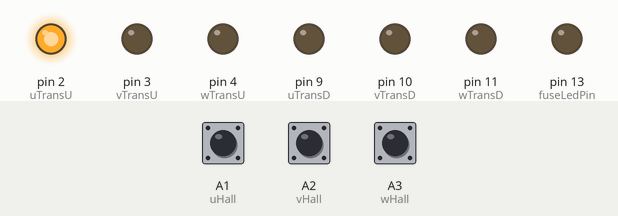
Simulated run of this sketch. Board: Arduino Uno, built with avr-gcc and run on an emulated ATmega328P. On the bench: output pins drawn as LEDs (lit = HIGH). The test bench sets the inputs (shaded band); at power-on: A1 (uHall) HIGH, A3 (wHall) HIGH, A2 (vHall) HIGH.

Above: at 1.2 s.
1.3 s: A1 (uHall) pulled LOW for 0.15 s
At 1.7 s:
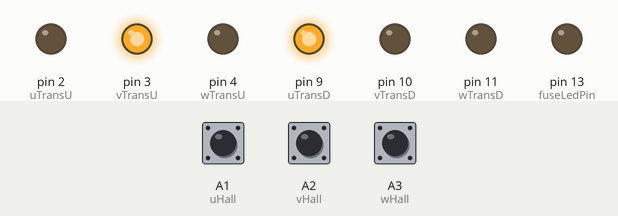
4.3 s: A3 (wHall) pulled LOW for 3.2 s
At 6.6 s:
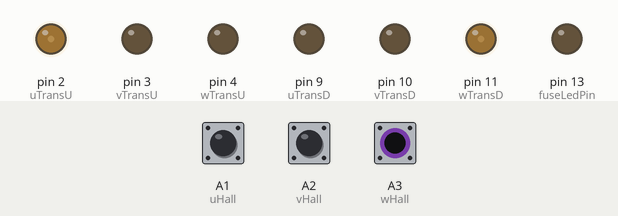
9.8 s: A2 (vHall) pulled LOW for 0.15 s
At 10.6 s:
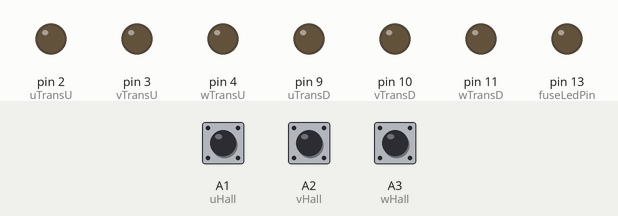
12.8 s: A1 (uHall) pulled LOW for 1 s
At 13.7 s:
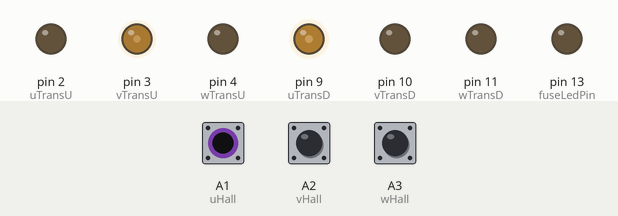
15.8 s: A2 (vHall) pulled LOW for 1 s
At 16.7 s:
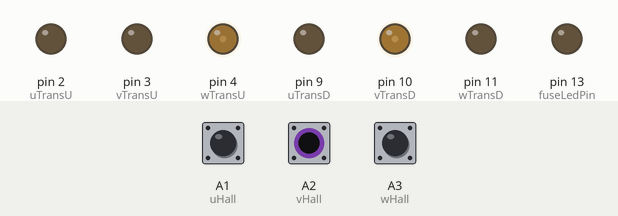
18.8 s: A1 (uHall) pulled LOW for 3.2 s
At 22.6 s:
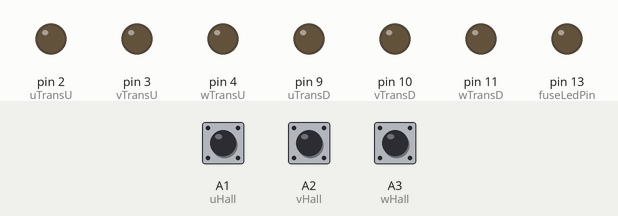
Timing chart, 0 to 24.1 s (numbered marks = the images above; inputs shaded):
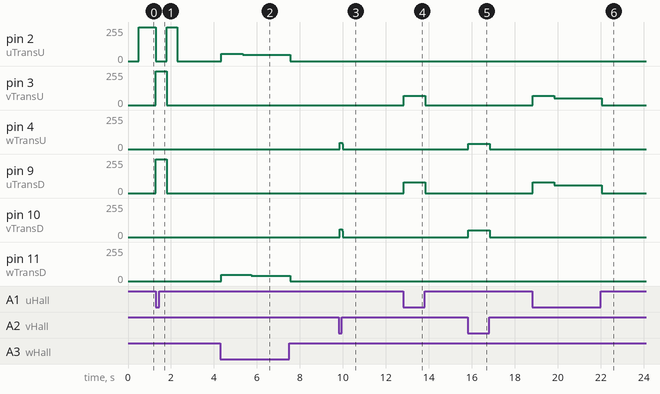

The sketch:

esc.ino
```cpp
#include "Transistor.h"

int fuseLedPin = 13;
//Faza U
int uTransU = 2;
int uTransD = 9;

Transistor aTrans = Transistor(uTransU, uTransD);

int uHall = A1;
//Faza V
int vTransU = 3;
int vTransD = 10;

Transistor bTrans = Transistor(vTransU, vTransD);

int vHall = A2;
//Faza W
int wTransU = 4;
int wTransD = 11;

Transistor cTrans = Transistor(wTransU, wTransD);

int wHall = A3;

void setup()
{
  pinMode(fuseLedPin, OUTPUT);

  pinMode(uTransU, OUTPUT);
  pinMode(uTransD, OUTPUT);

  pinMode(uHall, INPUT_PULLUP);

  pinMode(vTransU, OUTPUT);
  pinMode(vTransD, OUTPUT);

  pinMode(vHall, INPUT_PULLUP);

  pinMode(wTransU, OUTPUT);
  pinMode(wTransD, OUTPUT);

  pinMode(wHall, INPUT_PULLUP);

  TCCR1B = TCCR1B & 0b11111000 | 0x02;
  TCCR2B = TCCR2B & 0b11111000 | 0x02;

  transTurnOffAll();

  Serial.begin(9600);
}

int readHall()
{
  int u = digitalRead(uHall);
  int v = digitalRead(vHall);
  int w = digitalRead(wHall);

  char os[] = "000";
  if (u)
    os[2] = '1';
  if (v)
    os[1] = '1';
  if (w)
    os[0] = '1';
  return strtol(os, (char **)NULL, 2);
}

int lastStep = 0;
unsigned long lastStepTime = millis();

void stepCompare(int s)
{
  if (s != lastStep)
  {
    lastStep = s;
    lastStepTime = millis();
  }
}

void stepTimeCheck(){
  if (lastStepTime + 500 < millis())
  {
    aTrans.setHigh();
    bTrans.turnOff();
    cTrans.turnOff();
    lastStepTime = millis();
  }
}

int outStep = 0;
void loop()
{
  outStep = readHall();

  switch (outStep)
  {
  case 5: // 1
    aTrans.turnOff();
    bTrans.setLow();
    cTrans.setHigh();
    stepCompare(outStep);
    break;
  case 1: // 2
    aTrans.setHigh();
    bTrans.setLow();
    cTrans.turnOff();
    stepCompare(outStep);
    break;
  case 3: // 3
    aTrans.setHigh();
    bTrans.turnOff();
    cTrans.setLow();
    stepCompare(outStep);
    break;
  case 2: // 4
    aTrans.turnOff();
    bTrans.setHigh();
    cTrans.setLow();
    stepCompare(outStep);
    break;
  case 6: // 5
    aTrans.setLow();
    bTrans.setHigh();
    cTrans.turnOff();
    stepCompare(outStep);
    break;
  case 4: // 6
    aTrans.setLow();
    bTrans.turnOff();
    cTrans.setHigh();
    stepCompare(outStep);
    break;
  default:
    break;
  }

  aTrans.phazeCheck(transTurnOffAll);
  bTrans.phazeCheck(transTurnOffAll);
  cTrans.phazeCheck(transTurnOffAll);

  stepTimeCheck();
  fuseCheck();
}

int transCheckState(int trans)
{
  return digitalRead(trans);
}

void forceStopAll(){
  aTrans.forceStop(true);
  bTrans.forceStop(true);
  cTrans.forceStop(true);
}

void transTurnOffAll()
{
  digitalWrite(uTransU, LOW);
  digitalWrite(uTransD, LOW);

  digitalWrite(vTransU, LOW);
  digitalWrite(vTransD, LOW);

  digitalWrite(wTransU, LOW);
  digitalWrite(wTransD, LOW);
}
```

Transistor.cpp
```cpp
#include <Arduino.h>
#include "Transistor.h"

Transistor::Transistor(int pU,int pD)
{
  pinU = pU;
  pinD = pD;
  transPwm = 255;
  isForceStoped = false;
}
void Transistor::setHigh()
{
  if (isForceStoped) return;
  digitalWrite(pinD,LOW);
  digitalWrite(pinU,HIGH);

  stateCompare(1);
}
void Transistor::setLow()
{
  if (isForceStoped) return;
  digitalWrite(pinU,LOW);
  analogWrite(pinD,transPwm);

  stateCompare(0);
}
void Transistor::turnOff()
{
  digitalWrite(pinU,LOW);
  digitalWrite(pinD,LOW);
}
void Transistor::setPwm(int p){
  transPwm = p;
}
void Transistor::phazeCheck( void (*pFunc)(void) ){
  if(lastState==-1) return;

  if (lastStateTime + 1000 < millis())
  {
    pFunc();
  }
}
```

Transistor.h
```cpp
class Transistor
{
private:
  int pinU;
  int pinD;
  int transPwm;
  bool isForceStoped;

  int lastState = -1;
  unsigned long lastStateTime = millis();

public:
  Transistor(int pU, int pD);
  void setHigh();
  void setLow();
  void turnOff();
  void setPwm(int p);
  void phazeCheck( void (*pFunc)(void) );
  void forceStop(bool i)
  {
    isForceStoped = i;
  }
  void stateCompare(int s)
  {
    if (s != lastState)
    {
      lastState = s;
      lastStateTime = millis();
    }
  }
};
```

fuse.ino
```cpp
void fuseCheck()
{
    if (transCheckState(uTransU) && transCheckState(uTransD))
    {
        fuseTrigger();
    }
    else if (transCheckState(vTransU) && transCheckState(vTransD))
    {
        fuseTrigger();
    }
    else if (transCheckState(wTransU) && transCheckState(wTransD))
    {
        fuseTrigger();
    }
    else
    {
        // digitalWrite(fuseLedPin,!digitalRead(fuseLedPin));
        // Serial.println("Fine...");
        // Serial.println(posState);
    }

}

void fuseTrigger()
{
    transTurnOffAll();

    while (1)
    {
        // Serial.println("Fuse Brake!!!");
        digitalWrite(fuseLedPin, HIGH);
        delay(500);
        digitalWrite(fuseLedPin, LOW);
        delay(500);
    }
}
```

Measured:
- after the input at 1.3 s, pin 2 (uTransU): 255/255 → 0/255 after 0.00 s instead of 0.20 s; pin 3 (vTransU), pin 9 (uTransD): 0/255 → 255/255 at once, → 0/255 0.50 s later
- after the input at 4.3 s, pin 2 (uTransU): 0/255 → 53/255 at once, → 47/255 1.0 s later, → 0/255 2.2 s later; pin 11 (wTransD): 0/255 → 47/255 at once, → 41/255 1.4 s later, → 0/255 1.8 s later
- after the input at 9.8 s, pin 4 (wTransU): 0/255 → 48/255 at once, → 0/255 0.12 s later; pin 10 (vTransD): 0/255 → 59/255 at once, → 0/255 0.12 s later
- after the input at 12.8 s, pin 3 (vTransU): 0/255 → 69/255 at once, → 0/255 1.0 s later; pin 9 (uTransD): 0/255 → 79/255 at once, → 0/255 1.0 s later
- after the input at 15.8 s, pin 4 (wTransU): 0/255 → 41/255 at once, → 0/255 1.0 s later; pin 10 (vTransD): 0/255 → 51/255 at once, → 0/255 1.0 s later
- after the input at 18.8 s, pin 3 (vTransU): 0/255 → 69/255 at once, → 51/255 1.0 s later, → 0/255 2.2 s later; pin 9 (uTransD): 0/255 → 79/255 at once, → 60/255 1.0 s later, → 0/255 2.2 s later
